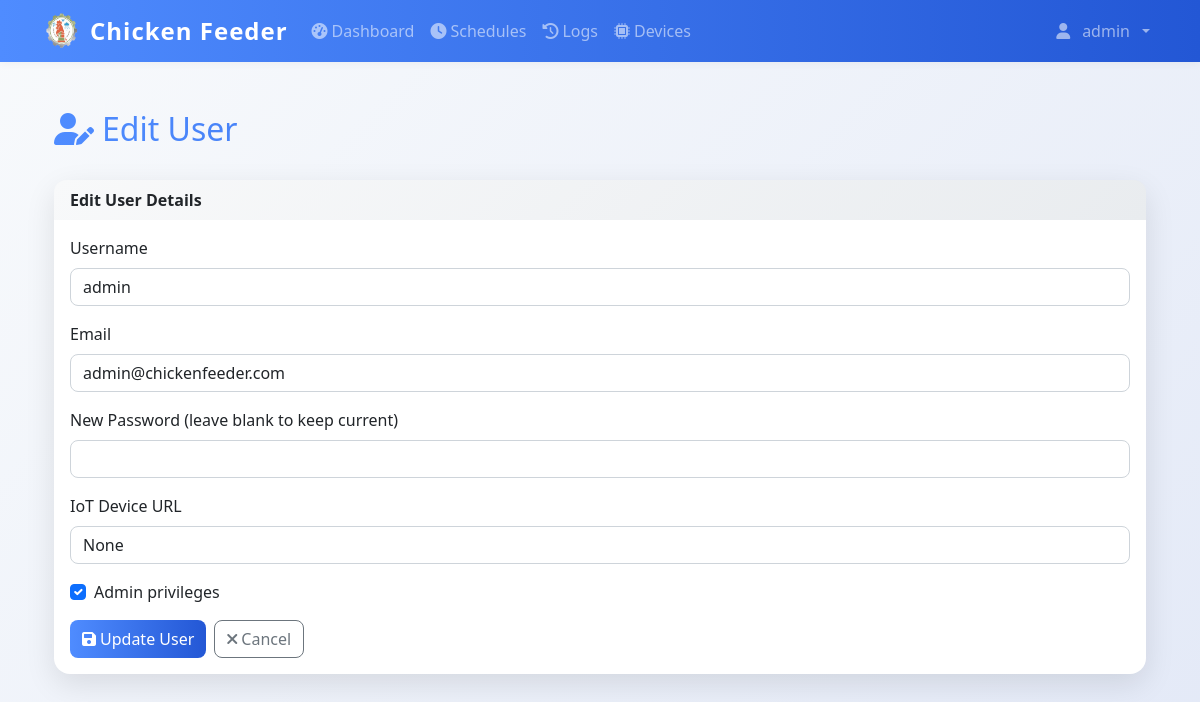
/admin/1/edit (signed in), run on an earlier commit of the app's database.
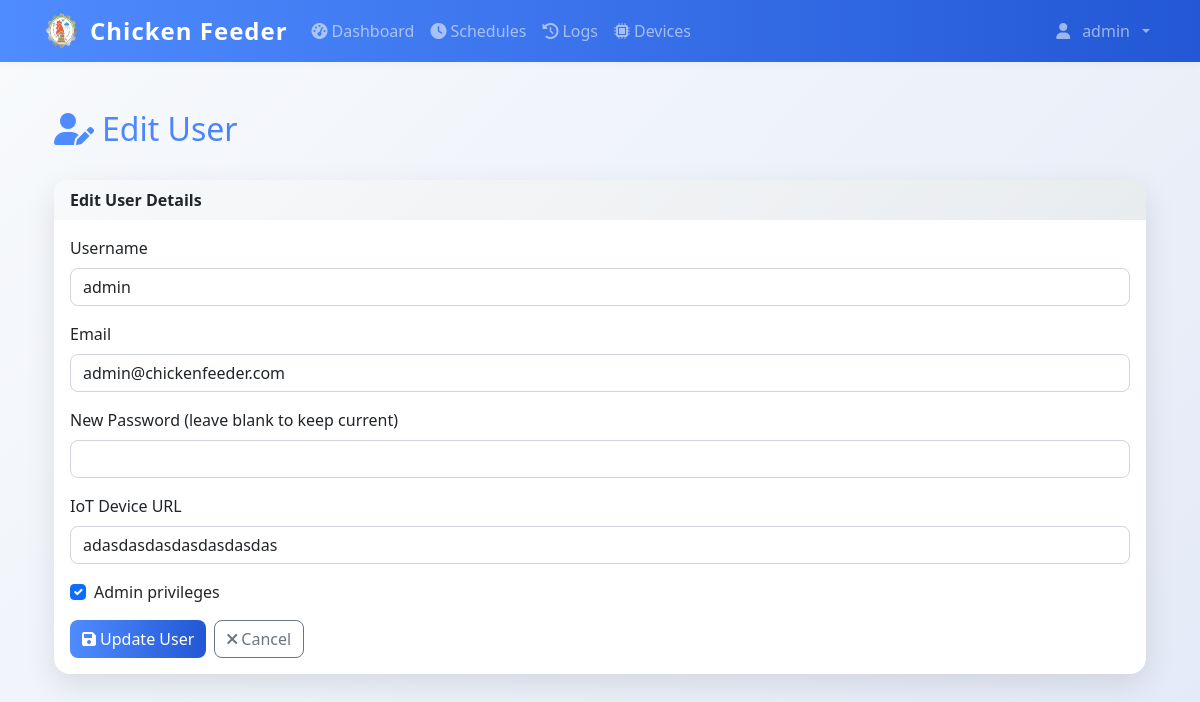
And on a later commit of the database.
### models.py (models this page shows)
class User(UserMixin, db.Model):
    id = db.Column(db.Integer, primary_key=True)
    username = db.Column(db.String(80), unique=True, nullable=False)
    email = db.Column(db.String(120), unique=True, nullable=False)
    password_hash = db.Column(db.String(120), nullable=False)
    iot_device_url = db.Column(db.String(255), nullable=True)  # e.g., 'http://192.168.1.100:5000' or 'pi_klei'
    is_admin = db.Column(db.Boolean, default=True)
    created_at = db.Column(db.DateTime, default=datetime.utcnow)

### app.py (the view, shortened to what this page needs)
@app.route('/admin/<int:user_id>/edit', methods=['GET', 'POST'])
@login_required
def admin_edit_user(user_id):
    if not require_admin():
        return redirect(url_for('dashboard'))
    user = db.session.get(User, user_id)
    if not user:
        flash('User not found.')
        return redirect(url_for('admin_dashboard'))
    return render_template('admin/edit_user.html', user=user)

### app.py (called while the page is built)
@login_manager.user_loader
def load_user(user_id):
    return db.session.get(User, int(user_id))

@app.context_processor
def inject_datetime():
    return {'datetime': datetime}

def require_admin():
    if not current_user.is_authenticated or not getattr(current_user, 'is_admin', False):
        flash('Unauthorized: admin access required.')
        return False
    return True

### templates/admin/edit_user.html (shortened to what this page needs)
{% extends "base.html" %}
{% block content %}
<div class="row mb-4">
    <div class="col">
        <h1 class="h2 main-title-gradient">
            <i class="fas fa-user-edit me-2"></i>Edit User
        </h1>
    </div>
</div>
<div class="card shadow">
    <div class="card-header bg-light border-bottom-0">
        <strong>Edit User Details</strong>
    </div>
    <div class="card-body">
        <form method="POST">
            <div class="mb-3">
                <label for="username" class="form-label">Username</label>
                <input type="text" class="form-control" id="username" name="username" value="{{ user.username }}" required>
            </div>
            <div class="mb-3">
                <label for="email" class="form-label">Email</label>
                <input type="email" class="form-control" id="email" name="email" value="{{ user.email }}" required>
            </div>
            <div class="mb-3">
                <label for="password" class="form-label">New Password (leave blank to keep current)</label>
                <input type="password" class="form-control" id="password" name="password">
            </div>
            <div class="mb-3">
                <label for="iot_device_url" class="form-label">IoT Device URL</label>
                <input type="text" class="form-control" id="iot_device_url" name="iot_device_url" value="{{ user.iot_device_url }}" placeholder="http://device-ip-or-url">
            </div>
            <div class="mb-3 form-check">
                <input type="checkbox" class="form-check-input" id="is_admin" name="is_admin" {% if user.is_admin %}checked{% endif %}>
                <label class="form-check-label" for="is_admin">Admin privileges</label>
            </div>
            <div class="d-flex gap-2">
                <button type="submit" class="btn btn-primary">
                    <i class="fas fa-save me-1"></i>Update User
                </button>
                <a href="{{ url_for('admin_dashboard') }}" class="btn btn-outline-secondary">
                    <i class="fas fa-times me-1"></i>Cancel
                </a>
            </div>
        </form>
    </div>
</div>
{% endblock %}

### templates/base.html (shortened to what this page needs)
<!DOCTYPE html>
<html lang="en">
<head>
    <link href="https://cdn.jsdelivr.net/npm/bootstrap@5.1.3/dist/css/bootstrap.min.css" rel="stylesheet">
    <link href="https://cdnjs.cloudflare.com/ajax/libs/font-awesome/6.0.0/css/all.min.css" rel="stylesheet">
    <link href="{{ url_for('static', filename='css/style.css') }}" rel="stylesheet">
</head>
<body>
    {% if current_user.is_authenticated %}
    <nav class="navbar navbar-expand-lg navbar-dark bg-primary">
        <div class="container">
            <div class="d-flex align-items-center gap-2">
                <img src="{{ url_for('static', filename='img/chicken-logo.png') }}" alt="Logo" style="width:40px;height:40px;" >
                <a class="navbar-brand" href="{{ url_for('dashboard') }}">
                   Chicken Feeder
                </a>
            </div>
            <div class="collapse navbar-collapse" id="navbarNav">
                <ul class="navbar-nav me-auto">
                    <li class="nav-item">
                        <a class="nav-link {% if request.endpoint == 'dashboard' %}active{% endif %}"
                           href="{{ url_for('dashboard') }}">
                            <i class="fas fa-tachometer-alt me-1"></i>Dashboard
                        </a>
                    </li>
                    <li class="nav-item">
                        <a class="nav-link {% if request.endpoint in ['schedules', 'add_schedule'] %}active{% endif %}"
                           href="{{ url_for('schedules') }}">
                            <i class="fas fa-clock me-1"></i>Schedules
                        </a>
                    </li>
                    <li class="nav-item">
                        <a class="nav-link {% if request.endpoint == 'logs' %}active{% endif %}"
                           href="{{ url_for('logs') }}">
                            <i class="fas fa-history me-1"></i>Logs
                        </a>
                    </li>
                    <li class="nav-item">
                        <a class="nav-link {% if request.endpoint in ['devices', 'add_device'] %}active{% endif %}"
                           href="{{ url_for('devices') }}">
                            <i class="fas fa-microchip me-1"></i>Devices
                        </a>
                    </li>
                </ul>
                <ul class="navbar-nav">
                    <li class="nav-item dropdown">
                        <a class="nav-link dropdown-toggle d-flex align-items-center gap-2" href="#" id="navbarDropdown" role="button"
                           data-bs-toggle="dropdown" aria-expanded="false">
                            <i class="fas fa-user me-1 "></i>{{ current_user.username }}
                        </a>
                    </li>
                </ul>
            </div>
        </div>
    </nav>
    {% endif %}
    <main class="container align-items-center mt-4 p-4">
        {% block content %}{% endblock %}
    </main>
</body>
</html>

What changed in the data, as far as the page shows it:
changed User "admin": iot_device_url "None" → "adasdasdasdasdasdasdas"
